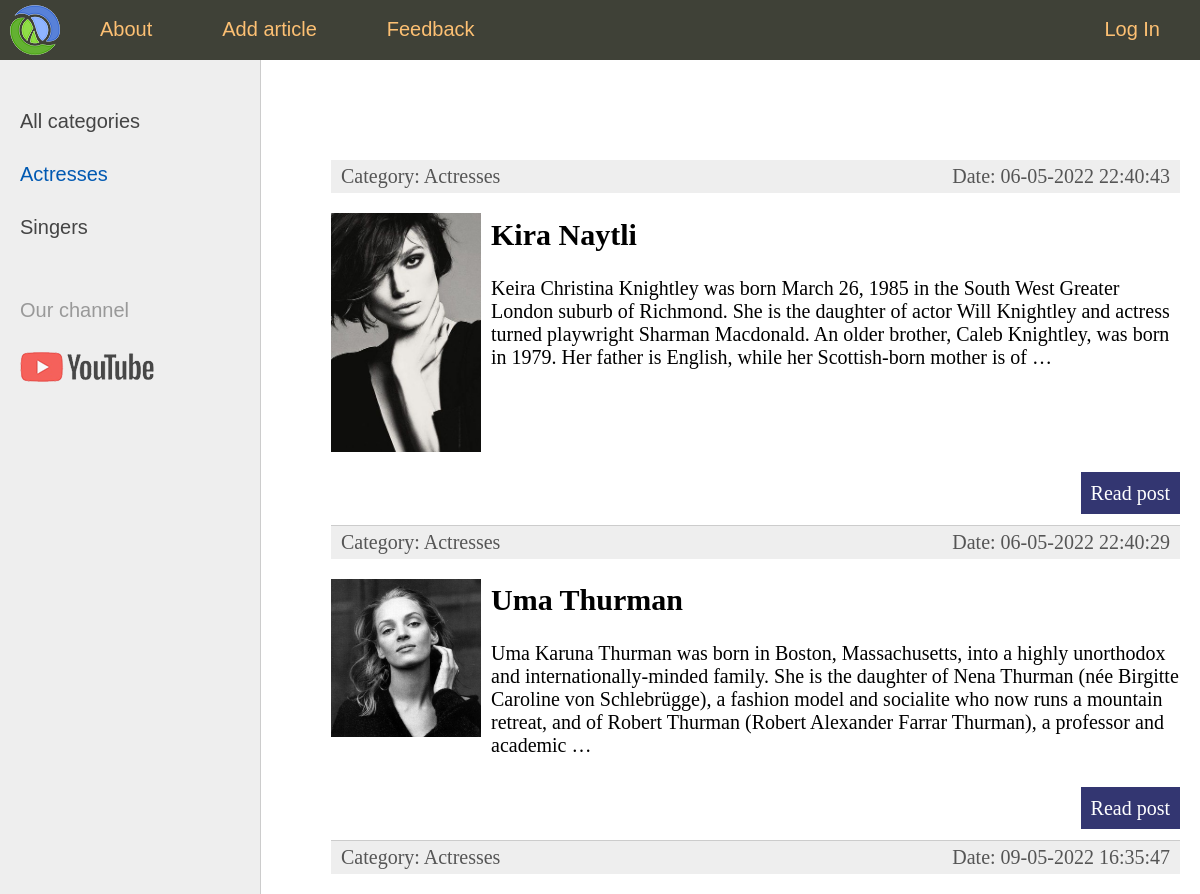
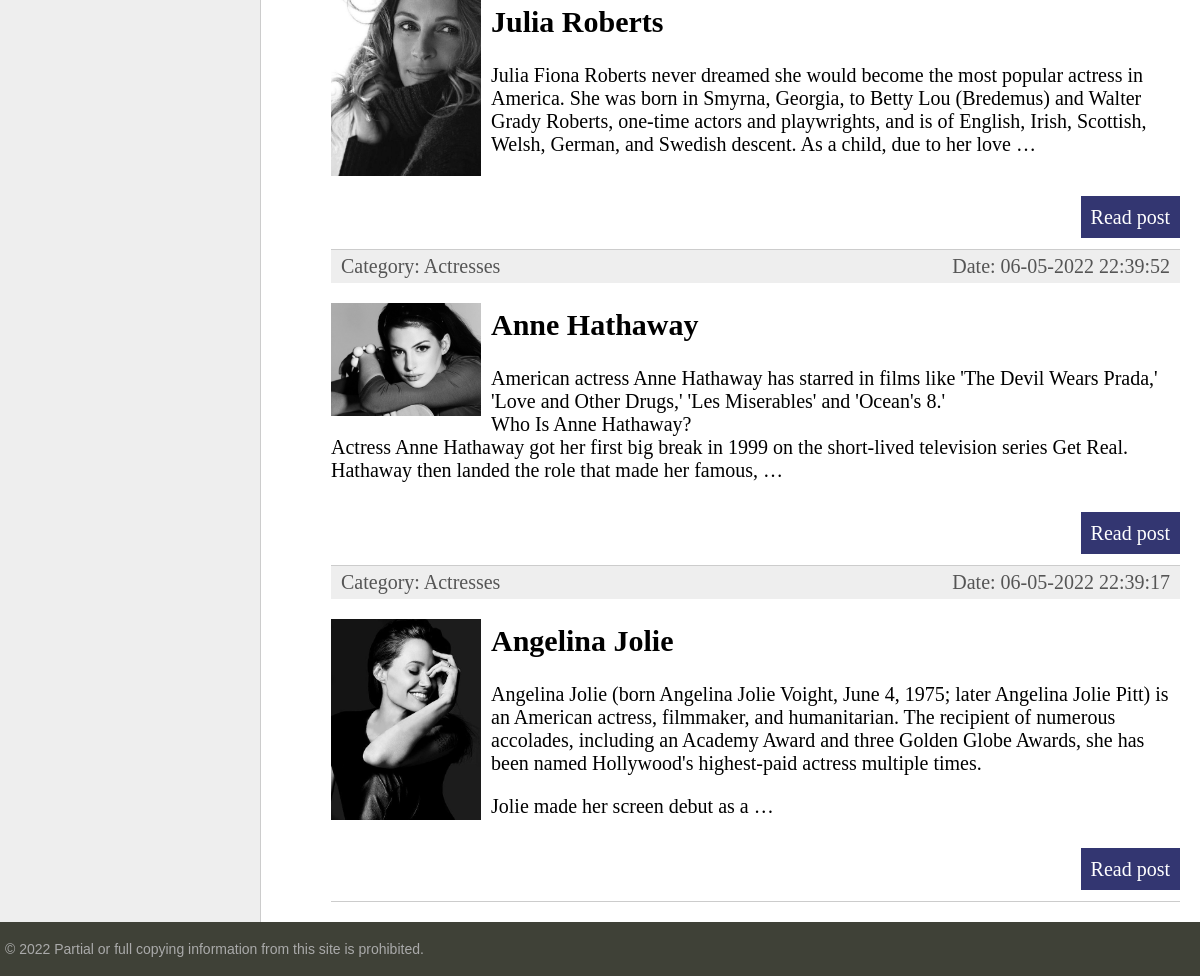
The app's page /category/actresses/ (signed in) with its own data (2 pictures, top to bottom).
### women/models.py (models this page shows, shortened)
class Category(models.Model):
    name = models.CharField(max_length=100, db_index=True, verbose_name='Category')
    slug = models.SlugField(max_length=255, unique=True, db_index=True, verbose_name="URL")
    def __str__(self):
        return self.name
    def get_absolute_url(self):
        return reverse('category', kwargs={'cat_slug': self.slug})
    class Meta:
        verbose_name = 'Category'
        verbose_name_plural = 'Categories'
        ordering = ['id']

class Women(models.Model):
    title = models.CharField(max_length=255)
    slug = models.SlugField(max_length=255, unique=True, db_index=True, verbose_name="URL")
    content = models.TextField(blank=True)
    photo = models.ImageField(upload_to="photos/%Y/%m/%d/")
    time_create = models.DateTimeField(auto_now_add=True)
    time_update = models.DateTimeField(auto_now=True)
    is_published = models.BooleanField(default=True)
    cat = models.ForeignKey('Category', on_delete=models.PROTECT, verbose_name="Category")
    def get_absolute_url(self):
        return reverse('post', kwargs={'post_slug': self.slug})
    class Meta:
        verbose_name = 'Famous women'
        verbose_name_plural = 'Famous women'
        ordering = ['-time_create', 'title']

### women/views.py (the view)
# urls.py: path('category/<slug:cat_slug>/', WomenCategory.as_view(), name='category'),
class WomenCategory(DataMixin, ListView):
    model = Women
    template_name = 'women/index.html'
    context_object_name = 'posts'
    allow_empty = False
    def get_queryset(self):
        return Women.objects.filter(cat__slug=self.kwargs['cat_slug'], is_published=True)
    def get_context_data(self, *, object_list=None, **kwargs):
        context = super().get_context_data(**kwargs)
        c_def = self.get_user_context(title='Category - ' + str(context['posts'][0].cat),
                                      cat_selected=context['posts'][0].cat_id)
        return dict(list(context.items()) + list(c_def.items()))

### women/utils.py (called while the page is built)
    def get_user_context(self, **kwargs):
        context = kwargs
        cats = Category.objects.annotate(Count('women'))
        user_menu = menu.copy()
        if not self.request.user.is_authenticated:
            user_menu.pop(1)
        context['menu'] = user_menu
        context['cats'] = cats
        if 'cat_selected' not in context:
            context['cat_selected'] = 0
        return context

### women/templates/women/index.html (shortened to what this page needs)
{% extends 'women/base.html' %}
{% block content %}
<ul class="list-articles">
	{% for post in posts %}
			<li><div class="article-panel">
	<p class="first">Category: {{ post.cat }}</p>
	<p class="last">Date: {{ post.time_update | date:"d-m-Y H:i:s" }}</p>
</div>
{% if post.photo %}
	<p><img class="img-article-left thumb" src="{{ post.photo.url }}"></p>
{% endif %}
				<h2>{{post.title}}</h2>
	{% autoescape on %}
	{{ post.content | linebreaks | truncatewords:50 }}
	{% endautoescape %}
			<p class="link-read-post"><a href="{{ post.get_absolute_url }}">Read post</a></p>
			</li>
	{% endfor %}
</ul>
{% endblock %}

### women/templates/women/base.html (shortened to what this page needs)
{% load static %}
{% load women_tags %}
<!DOCTYPE html>
<html>
<head>
	<link type="text/css" href="{% static 'women/css/styles.css' %}" rel="stylesheet" />
</head>
<body>
<table class="table-page" border=0 cellpadding="0" cellspacing="0">
<tr><td valign=top>
{% block mainmenu %}
		<div class="header">
			<ul id="mainmenu" class="mainmenu">
			<li class="logo"><a href="{% url 'home' %}"><div class="logo"></div></a></li>
{% for m in menu %}
	{% if not forloop.last %}
			<li><a href="{% url m.url_name %}">{{m.title}}</a></li>
	{% else %}
			<li class="last"><a href="{% url m.url_name %}">{{m.title}}</a></li>
	{% endif %}
{% endfor %}
			</ul>
		</div>
{% endblock mainmenu %}
<table class="table-content" border=0 cellpadding="0" cellspacing="0">
<tr>
	<td valign="top" class="left-chapters">
	<ul id="leftchapters">
{% if cat_selected == 0 %}
		<li class="selected">All categories</li>
{% else %}
		<li><a href="{% url 'home' %}">All categories</a></li>
{% endif %}
{% for c in cats %}
{% if c.women__count > 0 %}
	{% if c.pk == cat_selected %}
		<li class="selected">{{c.name}}</li>
	{% else %}
		<li><a href="{{ c.get_absolute_url }}">{{c.name}}</a></li>
	{% endif %}
{% endif %}
{% endfor %}
		<li class="share">
		<p>Our channel</p>
		<a class="share-yt" href="https://www.youtube.com/watch?v=dQw4w9WgXcQ&ab_channel=RickAstley" target="_blank" rel="nofollow"></a>
		</li>
	</ul>
</td>
<td valign="top" class="content">
	<div class="content-text">
{% block content %}
{% endblock %}
	</div>
</td></tr></table>
</td></tr>
<tr><td valign=top>
	<div id="footer">
		<p>&copy; 2022 Partial or full copying information from this site is prohibited.</p>
	</div>
</td></tr></table>
</body>
</html>

### women/static/women/css/styles.css (style rules this page uses)
html, body { font-family: 'Arial'; margin: 0; padding: 0; height: 100%; width: 100%; color: #444; }
a { color: #0059b2; text-decoration: none; }
img { max-width: 600px; height: auto; }
img.img-article-left { max-width: 300px; height: auto; float: left; padding: 0 10px 10px 0; }
img.img-article-left.thumb { max-width: 150px; height: auto; }
p.link-read-post { text-align: right; }
p.link-read-post a { padding: 10px; min-width: 100px; background: #333671; color: #fff; text-decoration: none; }
div.article-panel { background: #eee; padding: 5px 10px 5px 10px; box-sizing: border-box; overflow: hidden; color: #555; }
div.article-panel p.first { margin: 0; float: left; }
div.article-panel p.last { margin: 0; float: right; }
ul.list-articles { list-style: none; margin: 0; padding: 0; }
ul.list-articles li { border-bottom: 1px solid #ccc; }
.table-page { width: 100%; height: 100%; vertical-align: top; }
.table-page tr { height: 100%; }
.header { background: #3F4137; height: 60px; }
.logo { background: url('../images/logo.png') no-repeat 10px 5px; width: 70px; height: 60px; }
ul.mainmenu { list-style: none; margin: 0; padding: 0; height: 60px; color: #fdc073; font-size: 20px; overflow: hidden; }
ul.mainmenu li { float: left; margin: 18px 40px 0 30px; }
ul.mainmenu li.logo { margin: 0; }
ul.mainmenu li.last { float: right; }
ul.mainmenu li a { color: #fdc073; text-decoration: none; }
.table-content { width: 100%; min-height: 100%; height: 100%; }
.left-chapters { margin: 0; background: #eee; border-right: 1px solid #ccc; min-height: 100%; }
.left-chapters ul { width: 230px; min-height: 100%; margin: 0; padding: 20px 10px 10px 20px; list-style: none; font-size: 20px; }
.left-chapters ul li { margin: 30px 0 0 0; color: #999; }
.left-chapters ul li.selected { color: #0059b2; }
.left-chapters ul li a { color: #444; text-decoration: none; }
.left-chapters ul li.share { margin: 60px 0 0 0; }
.left-chapters ul li.share p { margin: 30px 0 30px 0; }
.left-chapters ul li.share a { display: inline-block; width: 40px; height: 40px; margin: 0 20px 0 0; }
.left-chapters ul li.share a.share-yt { width: 100%; height: 30px; background: url('../images/share_yt.png') no-repeat 0 0 }
.content { padding: 40px 20px 20px 40px; width: 100%; box-sizing: border-box; }
.content-text { margin: 60px 0 0 30px; color: #000; font-size: 20px; font-family: Yandex Sans Display Light; }
#footer { box-sizing: border-box; background: #3F4137; padding: 5px; color: #aaa; font-size: 14px; font-family: Verdana, Geneva, Arial, Helvetica; text-align: left; overflow: hidden; }

### records on screen
Category: name "Actresses"
Category: name "Singers"
Women: cat "Actresses", time_update "06-05-2022 22:40:43", photo (picture), title "Kira Naytli", content "Keira Christina Knightley was born March 26, 1985 in the South West Greater London suburb of Richmond. She is the daughter of actor Will Knightley and actress turned playwright Sharman Macdonald. An older brother, Caleb Knightley, was born in 1979. Her father is English, while her Scottish-born mother is of …"
Women: cat "Actresses", time_update "06-05-2022 22:40:29", photo (picture), title "Uma Thurman", content "Uma Karuna Thurman was born in Boston, Massachusetts, into a highly unorthodox and internationally-minded family. She is the daughter of Nena Thurman (née Birgitte Caroline von Schlebrügge), a fashion model and socialite who now runs a mountain retreat, and of Robert Thurman (Robert Alexander Farrar Thurman), a professor and academic …"
Women: cat "Actresses", time_update "09-05-2022 16:35:47", photo (picture), title "Julia Roberts", content "Julia Fiona Roberts never dreamed she would become the most popular actress in America. She was born in Smyrna, Georgia, to Betty Lou (Bredemus) and Walter Grady Roberts, one-time actors and playwrights, and is of English, Irish, Scottish, Welsh, German, and Swedish descent. As a child, due to her love …"
Women: cat "Actresses", time_update "06-05-2022 22:39:52", photo (picture), title "Anne Hathaway", content "American actress Anne Hathaway has starred in films like 'The Devil Wears Prada,' 'Love and Other Drugs,' 'Les Miserables' and 'Ocean's 8.' Who Is Anne Hathaway? Actress Anne Hathaway got her first big break in 1999 on the short-lived television series Get Real. Hathaway then landed the role that made her famous, …"
Women: cat "Actresses", time_update "06-05-2022 22:39:17", photo (picture), title "Angelina Jolie", content "Angelina Jolie (born Angelina Jolie Voight, June 4, 1975; later Angelina Jolie Pitt) is an American actress, filmmaker, and humanitarian. The recipient of numerous accolades, including an Academy Award and three Golden Globe Awards, she has been named Hollywood's highest-paid actress multiple times. Jolie made her screen debut as a …"

### other values on screen
{{ m.title }} "About" "Add article" "Feedback"
{{ m.title }} "Log In"
